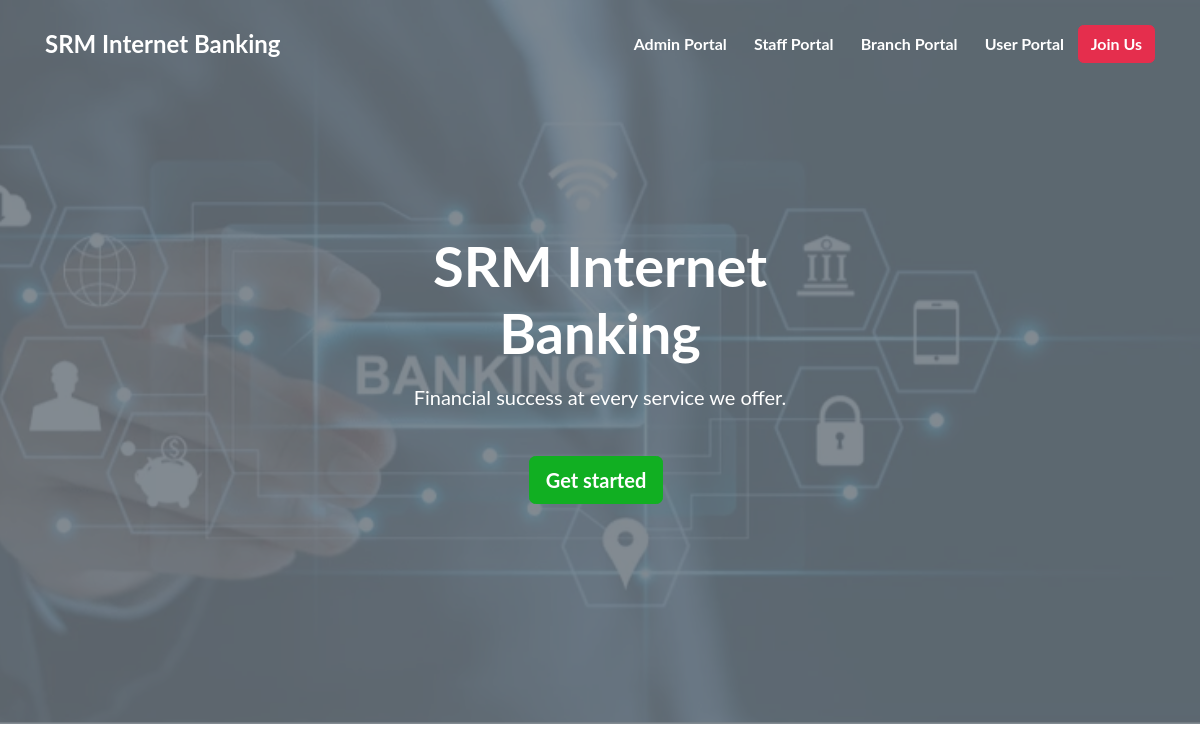
The page / on the database its author committed.
### tables this page shows
CREATE TABLE `ib_systemsettings` (
  `id` int(20) NOT NULL,
  `sys_name` longtext NOT NULL,
  `sys_tagline` longtext NOT NULL,
  `sys_logo` varchar(200) NOT NULL
);

### index.php (the view, shortened to what this page needs)
<?php
include("admin/conf/config.php");
$ret = "SELECT * FROM `iB_SystemSettings` ";
$stmt = $mysqli->prepare($ret);
$stmt->execute();
$res = $stmt->get_result();
while ($sys = $res->fetch_object()) {
?>
    <!DOCTYPE html>
    <html lang="en">
    <head>
        <link href="dist/css/robust.css" rel="stylesheet">
    </head>
    <body>
        <nav class="navbar navbar-lg navbar-expand-lg navbar-transparant navbar-dark navbar-absolute w-100">
            <div class="container">
                <a class="navbar-brand" href="index.php"><?php echo $sys->sys_name; ?></a>
                <div class="collapse navbar-collapse" id="navbarCollapse">
                    <ul class="navbar-nav ml-auto">
                        <li class="nav-item active">
                            <a class="nav-link" target="_blank" href="admin/pages_index.php">Admin Portal</a>
                        </li>
                        <li class="nav-item active">
                            <a class="nav-link" target="_blank" href="staff/pages_staff_index.php">Staff Portal</a>
                        </li>
                        <li class="nav-item active">
                            <a class="nav-link" target="_blank" href="client/pages_client_index.php">Branch Portal</a>
                        </li>
                        <li class="nav-item active">
                            <a class="nav-link" target="_blank" href="user1/pages_user_index.php">User Portal</a>
                        </li>
                    </ul>
                    <a class="btn btn-danger" href="client/pages_client_signup.php" target="_blank">Join Us</a>
                </div>
            </div>
        </nav>
        <div class="intro py-5 py-lg-9 position-relative text-white">
            <div class="bg-overlay-gray">
                <img src="dist/bg.webp" class="img-fluid img-cover"/>
            </div>
            <div class="intro-content py-6 text-center">
                <div class="container">
                    <div class="row align-items-center">
                        <div class="col-12 col-sm-10 col-md-8 col-lg-6 mx-auto text-center">
                            <h1 class="my-3 display-4 d-none d-lg-inline-block"><?php echo $sys->sys_name; ?></h1>
                            <p class="lead mb-3">
                                <?php echo $sys->sys_tagline; ?>
                            </p>
                            <br>
                            <a class="btn btn-success btn-lg mr-lg-2 my-1" target="_blank" href="client/pages_client_signup.php" role="button">Get started</a>
                        </div>
                    </div>
                </div>
            </div>
        </div>
    </body>
    </html>
<?php
} ?>

### rows shown on the page
ib_systemsettings: sys_name "SRM Internet Banking", sys_tagline "Financial success at every service we offer."
